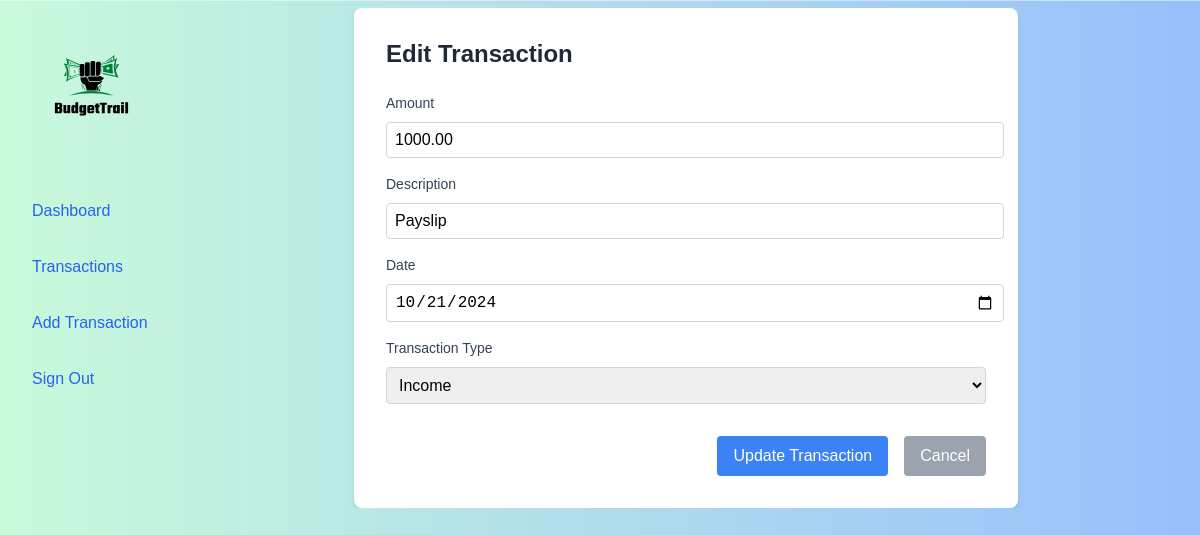
The page /main/tx/1/update/ (signed in) on the database its author committed.
### main/models.py (models this page shows, shortened)
class Transaction(models.Model):
    TRANSACTION_TYPES = (
        ('income', 'Income'),
        ('expense', 'Expense'),
    )
    EXPENSE_CATEGORIES = (
        ('bills', 'Bills'),
        ('savings', 'Savings'),
        ('debts', 'Debts'),
        ('others', 'Others'),
    )
    amount = models.DecimalField(max_digits=10, decimal_places=2)
    description = models.CharField(max_length=255)
    date = models.DateField(default=timezone.now)
    transaction_type = models.CharField(max_length=7, choices=TRANSACTION_TYPES)
    expense_category = models.CharField(max_length=7, choices=EXPENSE_CATEGORIES, null=True, blank=True)

### main/views.py (the view, shortened to what this page needs)
# urls.py: path('tx/<int:pk>/update/', TransactionUpdateView.as_view(), name='transaction_update'),
class TransactionUpdateView(View):
    def get(self, request, pk):
        transaction = get_object_or_404(Transaction, pk=pk)
        form = TransactionForm(instance=transaction)
        return render(request, 'main/transaction_form.html', {'form': form, 'transaction': transaction})

### main/forms.py (shortened to what this page needs)
class TransactionForm(forms.ModelForm):
    class Meta:
        model = Transaction
        fields = ['amount', 'description', 'date', 'transaction_type', 'expense_category']
        widgets = {
            'date': forms.DateInput(attrs={'type': 'date'}),
        }
    def __init__(self, *args, **kwargs):
        super().__init__(*args, **kwargs)
        self.fields['expense_category'].widget = forms.Select(choices=Transaction.EXPENSE_CATEGORIES)
        self.fields['expense_category'].required = False

### main/templates/main/transaction_form.html (shortened to what this page needs)
{% extends 'main/base.html' %}
{% block content %}
<div class="form-container">
    <h1 class="form-title">{% if form.instance.pk %}Edit Transaction{% else %}Add Transaction{% endif %}</h1>
    <form method="post" class="transaction-form">
        <div class="form-group">
            <label for="{{ form.amount.id_for_label }}">Amount</label>
            {{ form.amount }}
        </div>
        <div class="form-group">
            <label for="{{ form.description.id_for_label }}">Description</label>
            {{ form.description }}
        </div>
        <div class="form-group">
            <label for="{{ form.date.id_for_label }}">Date</label>
            {{ form.date }}
        </div>
        <div class="form-group">
            <label for="{{ form.transaction_type.id_for_label }}">Transaction Type</label>
            {{ form.transaction_type }}
        </div>
        <div class="form-actions">
            <button type="submit" class="btn btn-primary">{% if form.instance.pk %}Update{% else %}Add{% endif %} Transaction</button>
            <a href="{% url 'transaction_list' %}" class="btn btn-secondary">Cancel</a>
        </div>
    </form>
</div>
{% endblock %}

### static/css/main.css (style rules this page uses)
body { background: url('../images/generic.svg') no-repeat center center fixed; background-size: cover; font-family: Arial, sans-serif; line-height: 1.5; color: #333; }
h1, h2, h3, h4, h5, h6 { margin-top: 0; line-height: 1.2; }
h1 { font-size: 2rem; font-weight: bold; margin-bottom: 1.5rem; color: #1f2937; }
.form-container { max-width: 600px; margin: 0 auto; padding: 2rem; background-color: white; border-radius: 0.5rem; box-shadow: 0 4px 6px -1px rgba(0, 0, 0, 0.1), 0 2px 4px -1px rgba(0, 0, 0, 0.06); }
.form-title { font-size: 1.5rem; font-weight: bold; margin-bottom: 1.5rem; color: #1f2937; }
.transaction-form { display: grid; gap: 1rem; }
.form-group { display: flex; flex-direction: column; }
.form-group label { font-size: 0.875rem; font-weight: 500; margin-bottom: 0.5rem; color: #374151; }
.form-group input, .form-group select { width: 100%; padding: 0.5rem; border: 1px solid #d1d5db; border-radius: 0.25rem; font-size: 1rem; transition: border-color 0.15s ease-in-out, box-shadow 0.15s ease-in-out; }
.form-actions { display: flex; justify-content: flex-end; gap: 1rem; margin-top: 1rem; }
.btn { padding: 0.5rem 1rem; border-radius: 0.25rem; font-size: 1rem; font-weight: 500; text-align: center; text-decoration: none; transition: background-color 0.15s ease-in-out; cursor: pointer; }
.btn-primary { background-color: #3b82f6; color: white; border: none; }
.btn-secondary { background-color: #9ca3af; color: white; border: none; }

### rows shown on the page
Transaction: amount "1000.00", description "Payslip", date "10/21/2024", transaction_type "Income"
